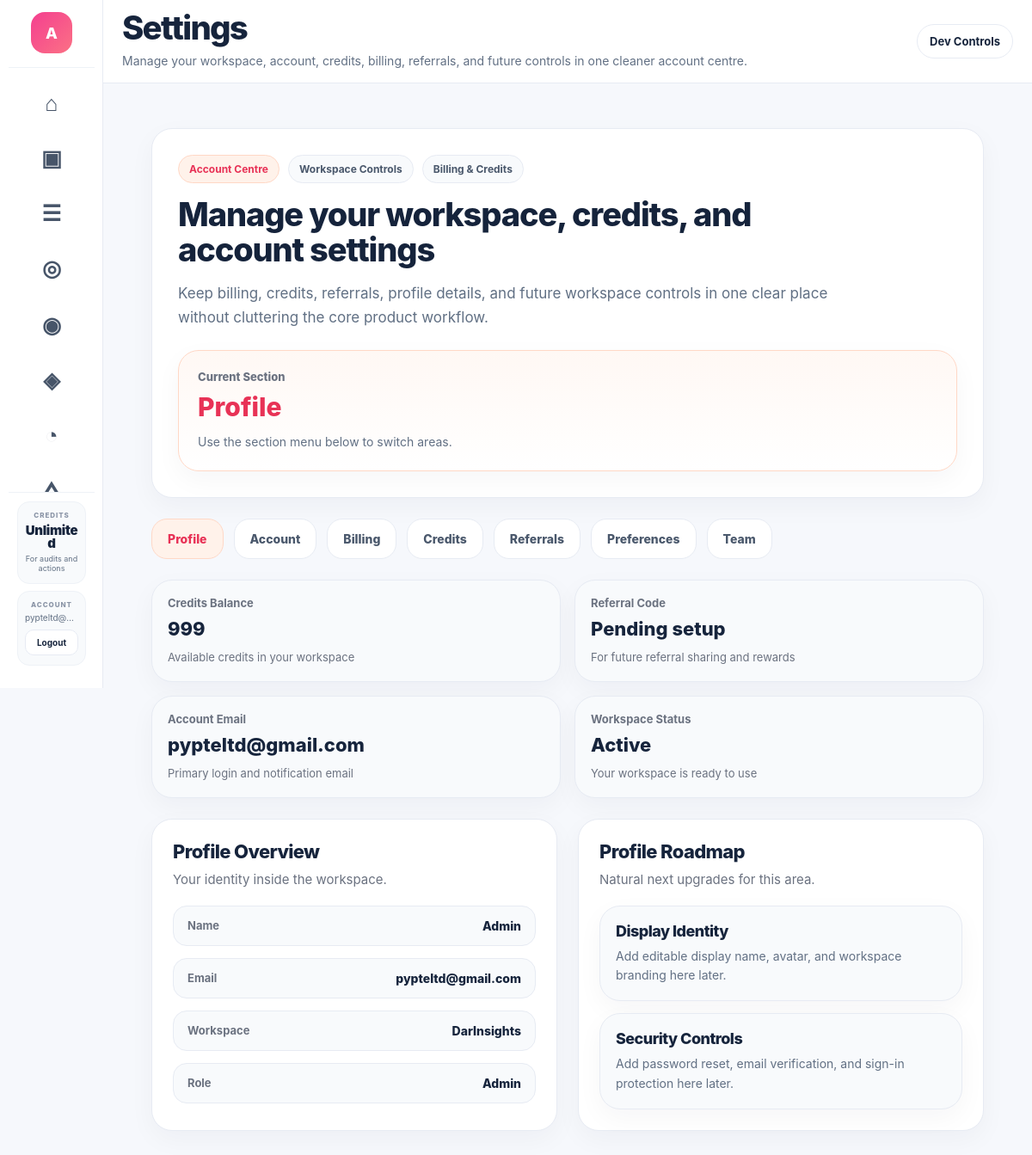
The app's page /settings (signed in) with its own data.
### app.py (models this page shows)
class User(UserMixin, db.Model):
    __tablename__ = "users"
    id = db.Column(db.Integer, primary_key=True)
    email = db.Column(db.String(255), unique=True, nullable=False)
    password_hash = db.Column(db.String(255), nullable=False)
    name = db.Column(db.String(255), nullable=False)
    referral_code = db.Column(db.String(50), unique=True, nullable=True)
    referred_by_user_id = db.Column(db.Integer, db.ForeignKey("users.id"), nullable=True)
    created_at = db.Column(db.DateTime, default=datetime.utcnow)
    role = db.Column(db.String(50), default="user")
    plan = db.Column(db.String(50), default="free")
    is_white_label_enabled = db.Column(db.Boolean, default=False)
    agency_name = db.Column(db.String(255), nullable=True)
    wallet = db.relationship(
        "Wallet",
        backref="user",
        uselist=False,
        cascade="all, delete-orphan",
    )
    clients = db.relationship(
        "Client",
        backref="user",
        lazy=True,
        cascade="all, delete-orphan",
    )

class Wallet(db.Model):
    __tablename__ = "wallets"
    id = db.Column(db.Integer, primary_key=True)
    user_id = db.Column(db.Integer, db.ForeignKey("users.id"), unique=True, nullable=False)
    balance = db.Column(db.Integer, default=0, nullable=False)
    updated_at = db.Column(db.DateTime, default=datetime.utcnow, onupdate=datetime.utcnow)

### app.py (the view)
@app.route("/settings")
@login_required
def settings_page():
    return render_settings_section("profile")

### templates/settings.html (shortened to what this page needs)
{% extends "base.html" %}
{% block page_title %}Settings{% endblock %}
{% block page_subtitle %}Manage your workspace, account, credits, billing, referrals, and future controls in one cleaner account centre.{% endblock %}
{% block content %}
<div class="settings-v3-page">
    <section class="settings-v3-hero">
        <div class="settings-v3-hero-copy">
            <div class="settings-v3-eyebrow-row">
                <span class="settings-chip settings-chip-primary">Account Centre</span>
                <span class="settings-chip">Workspace Controls</span>
                <span class="settings-chip">Billing & Credits</span>
            </div>
            <h1>Manage your workspace, credits, and account settings</h1>
            <p>
                Keep billing, credits, referrals, profile details, and future workspace controls in one clear place without cluttering the core product workflow.
            </p>
        </div>
        <div class="settings-v3-hero-side">
            <div class="settings-v3-active-card">
                <span>Current Section</span>
                <strong>{{ active_settings_section|replace('_', ' ')|title }}</strong>
                <small>Use the section menu below to switch areas.</small>
            </div>
        </div>
    </section>
    <section class="settings-v3-section-nav">
        <a href="{{ url_for('settings_page') }}"
           class="settings-v3-tab {% if active_settings_section == 'profile' %}active{% endif %}">
            Profile
        </a>
        <a href="{{ url_for('settings_account') }}"
           class="settings-v3-tab {% if active_settings_section == 'account' %}active{% endif %}">
            Account
        </a>
        <a href="{{ url_for('settings_billing') }}"
           class="settings-v3-tab {% if active_settings_section == 'billing' %}active{% endif %}">
            Billing
        </a>
        <a href="{{ url_for('settings_credits') }}"
           class="settings-v3-tab {% if active_settings_section == 'credits' %}active{% endif %}">
            Credits
        </a>
        <a href="{{ url_for('settings_referrals') }}"
           class="settings-v3-tab {% if active_settings_section == 'referrals' %}active{% endif %}">
            Referrals
        </a>
        <a href="{{ url_for('settings_preferences') }}"
           class="settings-v3-tab {% if active_settings_section == 'preferences' %}active{% endif %}">
            Preferences
        </a>
        <a href="{{ url_for('settings_team') }}"
           class="settings-v3-tab {% if active_settings_section == 'team' %}active{% endif %}">
            Team
        </a>
    </section>
    <section class="settings-v3-summary-grid">
        <div class="settings-v3-summary-card">
            <span>Credits Balance</span>
            <strong>
                {% if current_user.wallet %}
                    {{ current_user.wallet.balance }}
                {% else %}
                    0
                {% endif %}
            </strong>
            <small>Available credits in your workspace</small>
        </div>
        <div class="settings-v3-summary-card">
            <span>Referral Code</span>
            <strong>{{ current_user.referral_code or "Pending setup" }}</strong>
            <small>For future referral sharing and rewards</small>
        </div>
        <div class="settings-v3-summary-card">
            <span>Account Email</span>
            <strong>{{ current_user.email }}</strong>
            <small>Primary login and notification email</small>
        </div>
        <div class="settings-v3-summary-card">
            <span>Workspace Status</span>
            <strong>Active</strong>
            <small>Your workspace is ready to use</small>
        </div>
    </section>
    {% if active_settings_section == "profile" %}
    <section class="settings-v3-grid">
        <div class="settings-v3-panel">
            <div class="settings-v3-panel-head">
                <h2>Profile Overview</h2>
                <p>Your identity inside the workspace.</p>
            </div>
            <div class="settings-v3-info-list">
                <div class="settings-v3-info-row">
                    <span>Name</span>
                    <strong>{{ current_user.name }}</strong>
                </div>
                <div class="settings-v3-info-row">
                    <span>Email</span>
                    <strong>{{ current_user.email }}</strong>
                </div>
                <div class="settings-v3-info-row">
                    <span>Workspace</span>
                    <strong>DarInsights</strong>
                </div>
                <div class="settings-v3-info-row">
                    <span>Role</span>
                    <strong>{{ current_user.role|default("user")|title }}</strong>
                </div>
            </div>
        </div>
        <div class="settings-v3-panel">
            <div class="settings-v3-panel-head">
                <h2>Profile Roadmap</h2>
                <p>Natural next upgrades for this area.</p>
            </div>
            <div class="settings-v3-card-list">
                <div class="settings-v3-mini-card">
                    <h3>Display Identity</h3>
                    <p>Add editable display name, avatar, and workspace branding here later.</p>
                </div>
                <div class="settings-v3-mini-card">
                    <h3>Security Controls</h3>
                    <p>Add password reset, email verification, and sign-in protection here later.</p>
                </div>
            </div>
        </div>
    </section>
    {% endif %}
</div>
{% endblock %}

### templates/base.html (shortened to what this page needs)
<!DOCTYPE html>
<html lang="en">
<head>
    <link rel="stylesheet" href="{{ url_for('static', filename='styles-v2.1.css') }}">
</head>
<body class="{% block body_class %}{% endblock %}">
    {% set current_endpoint = request.endpoint or '' %}
    {% set sidebar_client = focused_client if focused_client is defined and focused_client else none %}
    <div class="app-shell">
        <aside class="app-sidebar" id="appSidebar" aria-hidden="true">
            <div class="sidebar-inner">
                <div class="sidebar-brand">
                    <a href="{{ url_for('index') }}" class="brand-link" aria-label="DarInsights dashboard">
                        <div class="brand-mark">
                            {% if current_user.is_authenticated %}
                                {{ (current_user.name or current_user.email or "D")[0]|upper }}
                            {% else %}
                                D
                            {% endif %}
                        </div>
                    </a>
                </div>
                <nav class="sidebar-nav" aria-label="Main navigation">
                    <div class="nav-group">
                        <a href="{{ url_for('index') }}"
                           class="nav-item {% if current_endpoint in ['index', 'dashboard'] %}active{% endif %}"
                           aria-label="Dashboard"
                           data-label="Dashboard">
                            <span class="nav-icon">⌂</span>
                        </a>
                        <a href="{{ url_for('clients_page') }}"
                           class="nav-item {% if current_endpoint in ['clients_page', 'client_detail', 'edit_client', 'create_client'] %}active{% endif %}"
                           aria-label="All Workspaces"
                           data-label="All Workspaces">
                            <span class="nav-icon">▣</span>
                        </a>
                        <a href="{{ url_for('content_queue_page') }}"
                           class="nav-item {% if current_endpoint in ['content_queue_page', 'content_queue', 'view_queue_brief', 'generate_client_content_brief', 'generate_client_content_draft'] %}active{% endif %}"
                           aria-label="Content Queue"
                           data-label="Content Queue">
                            <span class="nav-icon">☰</span>
                        </a>
                        <a href="{{ url_for('position_tracking_page') }}"
                           class="nav-item {% if current_endpoint == 'position_tracking_page' %}active{% endif %}"
                           aria-label="Tracked Prompts"
                           data-label="Tracked Prompts">
                            <span class="nav-icon">◎</span>
                        </a>
                    </div>
                    {% if sidebar_client %}
                    <div class="nav-group">
                        <a href="{{ url_for('client_detail', client_id=sidebar_client.id) }}"
                           class="nav-item {% if current_endpoint == 'client_detail' %}active{% endif %}"
                           aria-label="Workspace Overview"
                           data-label="Overview">
                            <span class="nav-icon">◉</span>
                        </a>
                        <a href="{{ url_for('run_client_audit', client_id=sidebar_client.id) }}"
                           class="nav-item {% if current_endpoint in ['run_client_audit', 'new_audit', 'start_audit'] %}active{% endif %}"
                           aria-label="Run Audit"
                           data-label="Run Audit">
                            <span class="nav-icon">◈</span>
                        </a>
                        <a href="{{ url_for('client_visibility_page', client_id=sidebar_client.id) }}"
                           class="nav-item {% if current_endpoint == 'client_visibility_page' %}active{% endif %}"
                           aria-label="Visibility"
                           data-label="Visibility">
                            <span class="nav-icon">◔</span>
                        </a>
                        <a href="{{ url_for('client_competitors_page', client_id=sidebar_client.id) }}"
                           class="nav-item {% if current_endpoint in ['client_competitors_page', 'competitor_page'] %}active{% endif %}"
                           aria-label="Competitors"
                           data-label="Competitors">
                            <span class="nav-icon">△</span>
                        </a>
                    </div>
                    {% endif %}
                </nav>
                <div class="sidebar-footer">
                    <div class="sidebar-footer-panel sidebar-credits-panel">
                        <div class="sidebar-footer-head">
                            <span class="sidebar-footer-kicker">Credits</span>
                        </div>
                        <div class="sidebar-credits-value">
                            {% if current_user.is_authenticated and current_user.plan == 'dev_unlimited' %}
                                Unlimited
                            {% elif current_user.is_authenticated and current_user.wallet %}
                                {{ current_user.wallet.balance }}
                            {% else %}
                                0
                            {% endif %}
                        </div>
                        <div class="sidebar-credits-meta">
                            For audits and actions
                        </div>
                    </div>
                    <div class="sidebar-footer-panel">
                        <div class="sidebar-footer-head">
                            <span class="sidebar-footer-kicker">Account</span>
                        </div>
                        <div class="sidebar-account-email">
                            {{ current_user.email if current_user.is_authenticated else 'Guest' }}
                        </div>
                        {% if current_user.is_authenticated %}
                            <a href="{{ url_for('logout') }}" class="sidebar-logout-btn">Logout</a>
                        {% else %}
                            <a href="{{ url_for('login') }}" class="sidebar-logout-btn">Login</a>
                        {% endif %}
                    </div>
                </div>
            </div>
        </aside>
        <div class="app-main">
            <header class="app-topbar">
                <div class="topbar-left">
                    <div class="topbar-heading">
                        {% block page_header %}
                            <h1>{% block page_title %}Dashboard{% endblock %}</h1>
                            <p>{% block page_subtitle %}{% endblock %}</p>
                        {% endblock %}
                    </div>
                </div>
                <div class="topbar-actions">
                    {% if is_internal_user %}
                        <a href="{{ url_for('settings_preferences') }}" class="topbar-link-pill">Dev Controls</a>
                    {% endif %}
                </div>
            </header>
            <main class="app-content">
                {% block content %}{% endblock %}
            </main>
        </div>
    </div>
</body>
</html>

### records on screen
User: name "A", email "pypteltd@…", referral_code "Pending setup", email "pypteltd@gmail.com", name "Admin", role "Admin"
Wallet: wallet.balance "999"

### other values on screen
{{ active_settings_section|replace('_', ' ')|title }} "Profile"
